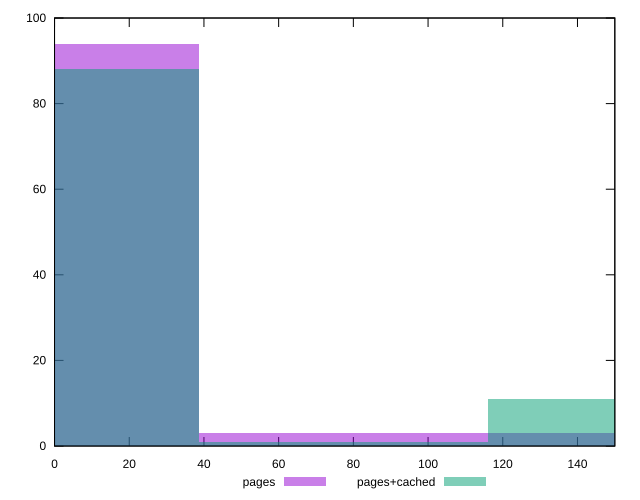

The script that saved this image:
reset

$pages <<EOF
0 94
77.38152967455086 3
154.76305934910172 3
EOF

$pagesCached <<EOF
0 88
154.76305934910172 11
77.38152967455086 1
EOF

set key outside below
set boxwidth 77.38152967455086
set xrange [0:150]
set yrange [0:100]
set trange [0:100]
set style fill transparent solid 0.5 noborder
set terminal svg size 640, 500 enhanced background rgb 'white'
set output "report_00019_2021-02-10T18-14-37.922Z//unminified-javascript/comparison/histogram/0_vs_1.svg"

plot $pages title "pages" with boxes, \
     $pagesCached title "pages+cached" with boxes

reset
